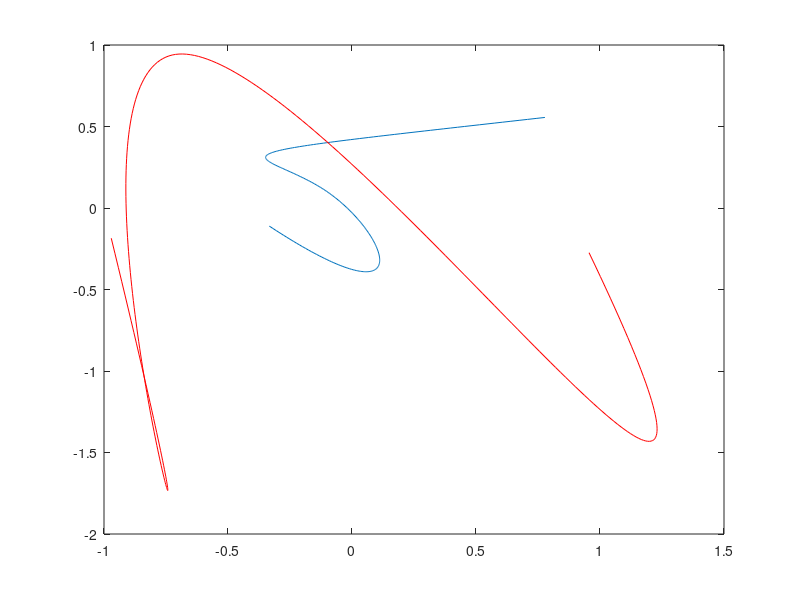

Write the MATLAB code that produced this figure. (Note: a time limit stopped this script after it produced the figure.)

function [] = genCurves_v3()
%%

% Version history

% matlab_line_drawings
% randomly samples knot grid (2D cartesian feature space) to draw
% parametrically controlled curves per Thomas' algorith

% Dave's code.  Interestingly, Dave had chatGPT translate Python into
% Matlab.  Then checked that it worked. Thomas noticed some potential
% oddities in the algorithm, needs a look over

% genCurves
% converting to function to generate sets of curves for each block.
% Alternating curve complexity (smooth, rough) over blocks, and outputting
% png files to be loaded by MovieGraphic in monkeyLoogic. corr_RL v3
% modified to work with these images.

% Algorithm walk-through:
% 1. define a curve_of_origin (circle)
% 2. call sample_knots(), picks random set of xy positions from knot grid
% 3. call upsample() to define 'endcurve' by computing spline between the random knots
% 4. repeat steps 2 and 3 to generate a second curve
% 5. invoke secrete mathematical incantations to make the second curve
% orthogonal to the first, 'orthocurve'
% 7. Sample curves along a 'manifold' (line through the feature space).
% Method for sampling manifold:
% a. Generate a vector of scaling values (t) from -1 to +1
% b. Loop through 't', each iter multiply endcurve by t (scale endcurve)
% c. Add scaled endcurve to curve_of_origin
% d. This produces a smooth_sequence of 'samples' along the manifold
% e. Add this sequence to an image stack to make a movie
% e. To examine effect of correlation on learning, generate rough_sequence
% f. Create random vector of scaling values 't'
% g. Multiple random t's by orthocurve to sample noise manifold
% h. Collect these into image stack, produces a jumpy movie

% Embedding curves in task context:
% 1. Generate two curves for each block
% 2. Associate one curve with L key, the other with R key
% 3. Subjects learn to map curves to keys
% 4. Vary curve complexity over blocks by alternately showing
% smooth_sequence and rough_sequence movies.

% This first version of the task is trivial, almost no learning.
% Perceptual system immediately discriminates curves (visually distinct)
% and with very little trial and error learns to map curves to keys

% genCurves_v2:
% Next steps, after speaking with Thomas
% 1. Associate L and R keys (states) with opposite halves of the continuum
% of curves along a single manifold.
% 2. Never show the same curve twice, need to learn the manifold rather
% than any individual visual pattern.
% 3. Do this by discretizing manifold segments on each side of the middle
% point (decision boundary), and build a movie only out of that segment
% 4. This is all single manifold
% 5. Use ortho manifold to dissociate reward state from feature correlation
% 6. Do this by adding in varying amounts of ortho curve.
% 7. Use quantity of orthocurve added in to modulate the degree of noise
% (if ortho component is unrelated to response/reward), or to dissociate
% feature correlation (endcurve) from RPE (orthocurve).  That is, determine
% response (L/R key) and reward probability based on sign and magnitude of
% orthocurve addition

% genCurves_v3: 
% modified to vary balance between tvals scaling main (signal) and
% ortho (noise) manifolds at the block level.


% set curveParams structure

curveParams.nBlocks = 10;
curveParams.nStates = 2;

curveParams.n_tvals_main = 12;
curveParams.n_tvals_ortho = 12;

curveParams.size_of_knot_grid = 10;
curveParams.low = -1;
curveParams.high = 1;
knot_grid = make_knot_grid(curveParams.size_of_knot_grid, curveParams.low, curveParams.high);
curveParams.max_knot_number = 10;
curveParams.D = 256; % resolution_of_curves
curveParams.K = 2; % number of axes in curve space that we will sample
% curveParams.S = 1; % number of "exposures" to generate - not used presently
curveParams.save_png = true;
curveParams.plotCurveSeq = true;

curveParams.n_knot_points = 5;
% curveParams.n_knot_points = 2;

% Specify the "curve of origin"
curve_of_origin = zeros(curveParams.D, 2);

% Circle
rng = (0:curveParams.D-1)' / curveParams.D * 2 * pi;
curve_of_origin(:, 1) = sin(rng);
curve_of_origin(:, 2) = cos(rng);
radius = 0.1 * (curveParams.high - curveParams.low);
curve_of_origin = curve_of_origin * radius;
% oXY = xy2stacked(curve_of_origin);

% --- t val ranges to control mixtures of signal (main) and noise (ortho)
% manifolds 
cuveParams.t_limit_large = 1;
cuveParams.t_limit_small = 0.50;
cuveParams.t_limit_offset = 0.5;

for b = 1:curveParams.nBlocks

    % --- BLOCK LEVEL operations
    % compute endcurve (signal) and orthocurve (noise or reward) for this block

    % define random endcurve
    knots = sample_knots(knot_grid, curveParams.n_knot_points, false);
    [endcurve, ~] = upsample(knots, curveParams.D);

    % define random orthocurve
    el = sum(sum(endcurve .* endcurve));
    knots = sample_knots(knot_grid, curveParams.n_knot_points, false);
    [other_curve, ~] = upsample(knots, curveParams.D);
    orthocurve = sum(sum(other_curve .* endcurve)) * endcurve / el - other_curve;
    fprintf('check: %.2f\n', sum(sum(orthocurve .* endcurve)));

    % plot endcurve and orthocurve
    f = figure;
    plot(endcurve(:, 1), endcurve(:, 2));
    hold on;
    plot(orthocurve(:, 1), orthocurve(:, 2), 'r');

    if curveParams.save_png
        cd blockstim
        fn = strcat('b', num2str(b), '_endCurve(blue)_orthoCurve(red).png');
        print(f, fn, '-dpng');
        cd ..
    end

    % --- SET BLOCK LEVEL VARIABLES that modify curve movies

    if mod(b, 2) ~= 0  % odd block num

        state1_main_lowerT = -cuveParams.t_limit_large;
        state1_main_upperT = 0;
        state1_ortho_lowerT = -cuveParams.t_limit_small;
        state1_ortho_upperT = cuveParams.t_limit_small;

        state2_main_lowerT = 0;
        state2_main_upperT = cuveParams.t_limit_large;
        state2_ortho_lowerT = -cuveParams.t_limit_small;
        state2_ortho_upperT = cuveParams.t_limit_small;

        snrLevel = 'high';


    else % even block num

        state1_main_lowerT = -cuveParams.t_limit_small;
        state1_main_upperT = 0;
        state1_ortho_lowerT = -cuveParams.t_limit_large;
        state1_ortho_upperT = cuveParams.t_limit_large;

        state2_main_lowerT = 0;
        state2_main_upperT = cuveParams.t_limit_small;
        state2_ortho_lowerT = -cuveParams.t_limit_large;
        state2_ortho_upperT = cuveParams.t_limit_large;

        snrLevel = 'low';

    end


    for s = 1:curveParams.nStates  % 2 states per block (L/R response)

        % --- STATE LEVEL operations
        % discretize scaling variable, t, to generate unique, nonoverlapping
        % curve movies for this state corresponding to curve samples in windows
        % along manifold

        % set limits on t for this state. States 1 and 2 correspond to first
        % and second halves of manifold for now
        switch s
            case 1
                main_lowerT = state1_main_lowerT;
                main_upperT = state1_main_upperT;
                ortho_lowerT = state1_ortho_lowerT;
                ortho_upperT = state1_ortho_upperT;
            case 2
                main_lowerT = state2_main_lowerT;
                main_upperT = state2_main_upperT;
                ortho_lowerT = state2_ortho_lowerT;
                ortho_upperT = state2_ortho_upperT;
        end

        % --- set range of t values specifying weights with which endcurve
        % and orthocurve are summed to produce individual curves
        curveParams.endcurve_t = interp1([1, curveParams.n_tvals_main], [main_lowerT, main_upperT], 1:curveParams.n_tvals_main);
        curveParams.orthocurve_t = interp1([1, curveParams.n_tvals_ortho], [ortho_lowerT, ortho_upperT], 1:curveParams.n_tvals_ortho);

        % build a 2D matrix of curves defined by endcurve and orthocurve t
        % values
        for ec = 1 : length(curveParams.endcurve_t)
            for oc = 1 : length(curveParams.orthocurve_t)
                state_curves(ec, oc, :, :) = curve_of_origin + (curveParams.endcurve_t(ec) * endcurve) + (curveParams.orthocurve_t(oc) * orthocurve);
            end
        end

        if curveParams.plotCurveSeq
            lim = 1.5;
            limx = [-lim, lim];
            limy = [-lim, lim];

            f = figure;

            for ec = 1: length(curveParams.endcurve_t)
                for oc = 1: length(curveParams.orthocurve_t)
                    subplot(length(curveParams.orthocurve_t), length(curveParams.endcurve_t), (ec-1)*length(curveParams.orthocurve_t)+oc);
                    x = state_curves(ec,oc,:,1);
                    x = squeeze(x);
                    y = state_curves(ec,oc,:,2);
                    y = squeeze(y);
                    plot(x,y);
                    xlim(limx);
                    ylim(limy);
                    axis off;
                    axis equal;

                end
            end

            if curveParams.save_png
                cd blockstim
                fn = strcat('b', num2str(b), '_s', num2str(s), '_main(x-axis)_ortho(y-axis)_curveSeq.png');
                print(f, fn, '-dpng');
                cd ..
            end

        end


        if curveParams.save_png

            for ec = 1: length(curveParams.endcurve_t)
                for oc = 1: length(curveParams.orthocurve_t)
                    f = figure;
                    x = state_curves(ec,oc,:,1);
                    x = squeeze(x);
                    y = state_curves(ec,oc,:,2);
                    y = squeeze(y);
                    plot(x,y);
                    xlim(limx);
                    ylim(limy);
                    axis off;
                    axis equal;
                    %--- SAVE PNG
                    cd blockstim
                    fn = buildFilename(curveParams, b, s, ec, oc, snrLevel);
                    % f is figure object, if not included in print command, prints
                    % last ML screen changed, eg user, as png file
                    print(f, fn, '-dpng');
                    close;
                    % changedir back to working directory
                    cd ..
                end
            end

        end

    end  % nStates
end  % nBlocks


% --- SAVE PARAMS FILE FOR ML TO READ IN

cd blockstim
save('curveParams.mat', "curveParams");

cd ..




end




%%
% Utilities for generating curves

function fn = buildFilename(curveParams, b, s, ec, oc, snrLevel);

blockstr = strcat('_b', num2str(b), '_');
statestr = strcat('s', num2str(s), '_');
mainstr = strcat('ec_', num2str(ec), '_');
orthostr = strcat('oc_', num2str(oc), '.png');
snrStr = strcat('snr_', snrLevel);

fn = strcat(snrStr, blockstr, statestr, mainstr, orthostr);

bob = 1;


end


% function stacked = xy2stacked(xy)
%     n = size(xy, 1);
%     stacked = reshape(xy', [n*2, 1]);
% end

function xy = stacked2xy(stacked)
assert(mod(length(stacked), 2) == 0);
n = length(stacked) / 2;
xy = reshape(stacked, [2, n])';
end

function segmented = stacked2segmented(curve)
n_points = length(curve) / 2;
assert(mod(n_points, 1) == 0);
x1_idx = 1:n_points-1;
x2_idx = 2:n_points;
y1_idx = x1_idx + n_points;
y2_idx = x2_idx + n_points;
segmented = [curve(x1_idx), curve(x2_idx), curve(y1_idx), curve(y2_idx)];
end

function probes_nxy = linear_probe_set(lim, num, center, dash)
if nargin < 3
    center = [0, 0];
end
if nargin < 4
    dash = false;
end

cnt = 1;
base_probes = 6 * num;
if dash
    num_probes = base_probes * (1 + dash);
else
    num_probes = base_probes;
end
probes_nxy = zeros(num_probes, 2, 2);
fprintf('making %d probes\n', num_probes);
eps = 0.01; % avoid corners

% Vertical probes
for x = linspace(-lim+eps, lim-eps, num)
    probes_nxy(cnt, :, :) = [x, lim; x, -lim];
    cnt = cnt + 1;
end

% Horizontal probes
for y = linspace(-lim+eps, lim-eps, num)
    probes_nxy(cnt, :, :) = [lim, y; -lim, y];
    cnt = cnt + 1;
end

% Negative oblique
for y = linspace(-lim+eps, lim-eps, num)
    probes_nxy(cnt, :, :) = [-lim, y; y, -lim];
    cnt = cnt + 1;
end
for x = linspace(-lim+eps, lim-eps, num)
    probes_nxy(cnt, :, :) = [x, lim; lim, x];
    cnt = cnt + 1;
end

% Positive oblique
for y = linspace(-lim+eps, lim-eps, num)
    probes_nxy(cnt, :, :) = [lim, y; -y, -lim];
    cnt = cnt + 1;
end
for x = linspace(-lim+eps, lim-eps, num)
    probes_nxy(cnt, :, :) = [x, lim; -lim, -x];
    cnt = cnt + 1;
end

if dash
    inc = 1 / dash;
    for i = 1:base_probes
        xp = polyfit([0, 1], probes_nxy(i, :, 1)', 1);
        yp = polyfit([0, 1], probes_nxy(i, :, 2)', 1);
        stop = 0;
        for j = 1:dash
            start = stop;
            stop = start + inc;
            probes_nxy(cnt, :, 1) = polyval(xp, [start, stop]);
            probes_nxy(cnt, :, 2) = polyval(yp, [start, stop]);
            cnt = cnt + 1;
        end
    end
end

probes_nxy = probes_nxy + repmat(reshape(center, [1, 1, 2]), [size(probes_nxy, 1), 2, 1]);
end

function grid = make_knot_grid(size, low, high)
[X, Y] = meshgrid(linspace(low, high, size));
grid = [X(:), Y(:)];
end

function knots = sample_knots(knot_grid, number_of_knot_points, closed)
if nargin < 3
    closed = true;
end

grid_size = size(knot_grid, 1);
if nargin < 2 || isempty(number_of_knot_points)
    nkp = grid_size;
else
    nkp = number_of_knot_points;
end

dice = randsample(grid_size, nkp, nkp > grid_size);
if closed
    dice(end) = dice(1);
end
knots = knot_grid(dice, :);
end

function [xy, knots] = upsample(knots, resolution, kind)
if nargin < 3
    kind = 'spline';
end

num_knots = size(knots, 1);

if num_knots < 3
    kind = 'linear';
end

plot_range = linspace(0, num_knots-1, resolution);

if strcmp(kind, 'linear')
    fx = interp1(0:num_knots-1, knots(:,1), plot_range, 'linear');
    fy = interp1(0:num_knots-1, knots(:,2), plot_range, 'linear');
else
    fx = interp1(0:num_knots-1, knots(:,1), plot_range, 'spline');
    fy = interp1(0:num_knots-1, knots(:,2), plot_range, 'spline');
end

xy = [fx', fy'];
end
